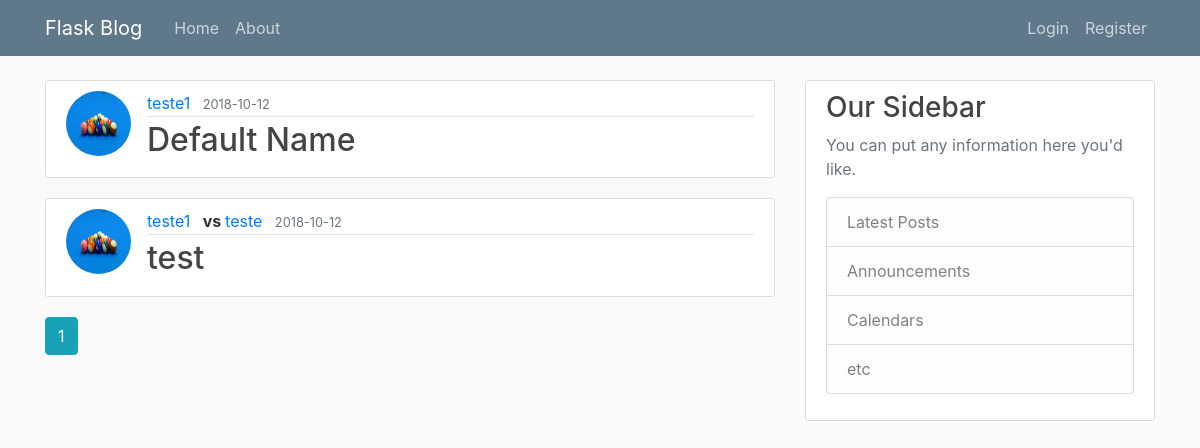
The page /home on the database its author committed.
### flaskproject/models.py (models this page shows, shortened)
class Game(db.Model):
	id = db.Column(db.Integer, primary_key=True)
	name = db.Column(db.String(100), unique=False, nullable=False)
	password = db.Column(db.String(60), nullable=False)
	date_created = db.Column(db.DateTime, nullable=False, default=datetime.utcnow)
	image_file = db.Column(db.String(20), nullable=False, default='default.png')
	winner = db.Column(db.Integer, nullable=True)

class User(db.Model, UserMixin):
	id = db.Column(db.Integer, primary_key = True)
	username = db.Column(db.String(20), unique = True, nullable = False)
	email = db.Column(db.String(120), unique = True, nullable = False)
	image_file = db.Column(db.String(20), nullable = False, default='default.jpg')
	password = db.Column(db.String(60), nullable = False)
	posts = db.relationship('Post', backref='author', lazy = True)
	elo = db.Column(db.Float,default = 1200, nullable = False)
	games = db.relationship('Game', secondary=game_players, lazy='dynamic', backref = db.backref('players', lazy = True))

### flaskproject/main/routes.py (the view)
@main.route("/")
@main.route("/home")
def home():
    page = request.args.get('page', 1, type = int)
    games = Game.query.order_by(Game.date_created.desc()).paginate(page = page, per_page = 5)
    return render_template('home.html', games=games)

### flaskproject/templates/home.html
{% extends "layout.html" %}
{% block content %}
	{% for game in games.items %}
		<article class="media content-section">
			<img class = "rounded-circle article-img" src=" {{ url_for('static', filename = 'game_pics/' + game.image_file)}}">
		  <div class="media-body">
		    <div class="article-metadata">
				<a class="mr-2" href=" {{ url_for('users.user_games', username = game.players[0].username )}}">{{ game.players[0].username }}</a>
				{% if game.players[1]%}
                	<b> vs </b>
              		<a class="mr-2" href=" {{ url_for('users.user_games', username = game.players[0].username )}}">{{ game.players[1].username }}</a>
                {% endif %}
				<small class="text-muted">{{ game.date_created.strftime('%Y-%m-%d') }}</small>
		    </div>
		    <h2><a class="article-title" href=" {{ url_for('games.view_game', game_id = game.id )}}">{{ game.name }}</a></h2>
		  </div>
		</article>
	{% endfor %}
	{% for page_num in games.iter_pages(left_edge = 1, right_edge = 1, left_current = 1, right_current = 2) %}
		{% if page_num %}
			{% if games.page == page_num %}
				<a class = "btn btn-info mb-4" href=" {{url_for('main.home',page = page_num)}}">{{ page_num }} </a>
			{% else %}
				<a class = "btn btn-outline-info mb-4" href=" {{url_for('main.home',page = page_num)}}">{{ page_num }} </a>
			{% endif %}
		{% else %}
			...
		{% endif %}
	{%endfor%}
{% endblock content %}

### flaskproject/static/main.css (style rules this page uses)
body { background: #fafafa; color: #333333; margin-top: 5rem; }
h1, h2, h3, h4, h5, h6 { color: #444444; }
.content-section { background: #ffffff; padding: 10px 20px; border: 1px solid #dddddd; border-radius: 3px; margin-bottom: 20px; }
.article-title { color: #444444; }
.article-img { height: 65px; width: 65px; margin-right: 16px; }
.article-metadata { padding-bottom: 1px; margin-bottom: 4px; border-bottom: 1px solid #e3e3e3 }

### rows shown on the page
Game: image_file (placeholder picture), username "teste1", date_created "2018-10-12", name "Default Name"
Game: image_file (placeholder picture), username "teste1", username "teste", date_created "2018-10-12", name "test"

### other values the page prints
{{ page_num }} "1"
